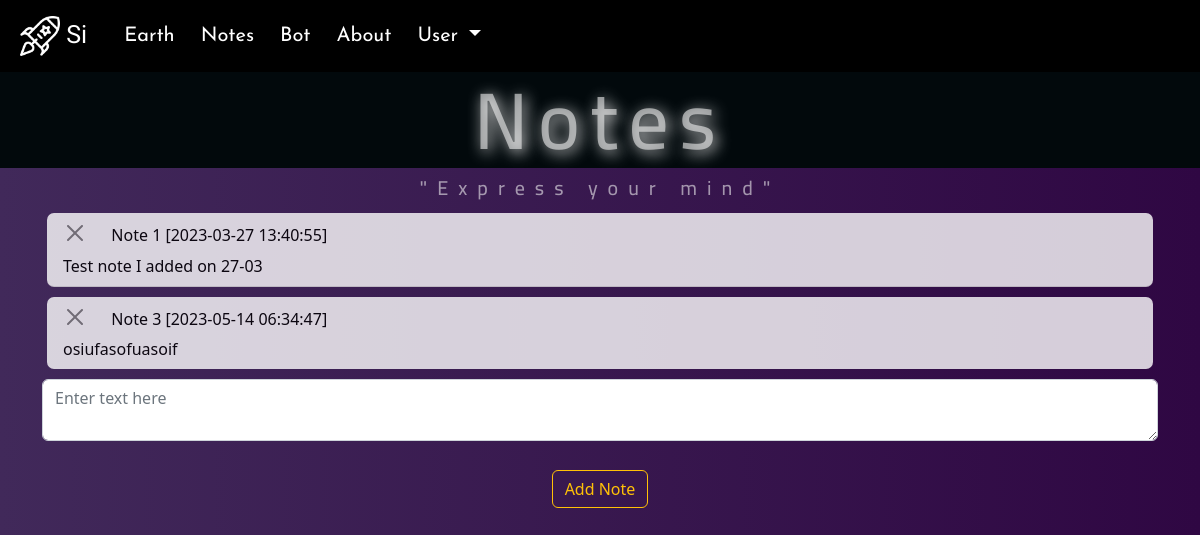
The app's page /notes (signed in) with its own data.
### website/models.py (models this page shows)
class Note(db.Model):
    id = db.Column(db.Integer, primary_key=True)
    data = db.Column(db.String(10000))
    date = db.Column(db.DateTime(timezone=True,), default=func.now())
    user_id = db.Column(db.Integer, db.ForeignKey('user.id'))

### website/views.py (the view, shortened to what this page needs)
@views.route('/notes', methods=['GET', 'POST'])
@login_required
def notes():
    return render_template("notes.html", user=current_user)

### website/__init__.py (called while the page is built)
def create_app():
    app = Flask(__name__)
    app.config['SECRET_KEY'] = 'hjshjhdjah kjshkjdhjs'
    app.config['SQLALCHEMY_DATABASE_URI'] = f'sqlite:///{DB_NAME}'
    db.init_app(app)
    from .views import views
    from .auth import auth
    from .bot import bot_bp
    app.register_blueprint(views, url_prefix='/')
    app.register_blueprint(auth, url_prefix='/')
    app.register_blueprint(bot_bp, url_prefix='/')
    from .models import User, Note
    with app.app_context():
        db.create_all()
    login_manager = LoginManager()
    login_manager.login_view = 'auth.login'
    login_manager.init_app(app)
    @login_manager.user_loader
    def load_user(id):
        return User.query.get(int(id))
    return app

### website/templates/notes.html (shortened to what this page needs)
{% extends "base.html" %}
{% block header %}
<link rel="stylesheet" href="{{url_for('static',filename='css/notes_style.css')}}">
{% endblock %}
{% block content%}
<h2 id="head" align="center">Notes</h2>
<h6 class="cosmos"> "Express your mind"</h6>
<div class="container">
  <ul class="list-group list-group-flush" id="notes">
    {% for note in user.notes %}
    <li class="list-group-item" id="noted">
      <h6>
        <button type="button" class="btn-close" onClick="deleteNote({{ note.id }})">
        </button> &emsp;
        Note {{ note.id }} [{{note.date}}]
      </h6>{{ note.data }}
    </li>
    {% endfor %}
  </ul>
  <form method="POST">
    <textarea name="note" id="note" class="form-control" placeholder="Enter text here"></textarea>
    <br />
    <div align="center">
      <button type="submit" class="btn btn-outline-warning">Add Note</button>
    </div>
  </form>
</div>
  {% endblock %}

### website/static/css/base_style.css (style rules this page uses)
* { margin: 0; padding: 0; }
body { background-repeat: none; overflow: overlay; background-color: black; }
.cosmos { color: rgba(245, 245, 245, 0.578); font-family: 'Cairo', sans-serif; text-align: center; font-size: 27px; letter-spacing: 10px; height: fit-content; }

### website/static/css/notes_style.css (style rules this page uses)
body { background-image: linear-gradient(to right, #41295a 0%, #2F0743 100%); }
#head { color: rgba(245, 245, 245, 0.578); text-shadow: 3px 3px 15px rgba(255, 255, 255, 0.85); background-color: #02090c; font-family: 'Cairo', sans-serif; text-align: center; font-size: 80px; letter-spacing: 10px; height: fit-content; }
.cosmos { color: rgba(245, 245, 245, 0.578); font-family: 'Cairo', sans-serif; text-align: center; font-size: 20px; letter-spacing: 10px; height: fit-content; }
#note { color: grey; opacity: 1; margin: 5px 0px; }
#noted { border-radius: 7px; opacity: 0.8; color: black; margin: 5px; }

### records on screen
Note: id "1", date "2023-03-27 13:40:55", data "Test note I added on 27-03"
Note: id "3", date "2023-05-14 06:34:47", data "osiufasofuasoif"
